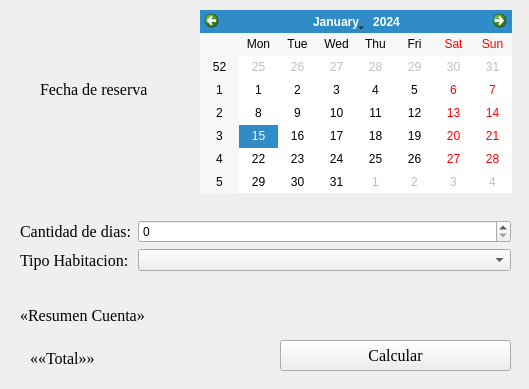
<?xml version="1.0" encoding="UTF-8"?>
<ui version="4.0">
 <class>widget</class>
 <widget class="QWidget" name="widget">
  <property name="geometry">
   <rect>
    <x>0</x>
    <y>0</y>
    <width>529</width>
    <height>389</height>
   </rect>
  </property>
  <property name="windowTitle">
   <string>Hotel - Reservas</string>
  </property>
  <widget class="QLabel" name="label">
   <property name="geometry">
    <rect>
     <x>40</x>
     <y>80</y>
     <width>107</width>
     <height>19</height>
    </rect>
   </property>
   <property name="font">
    <font>
     <family>Times New Roman</family>
     <pointsize>12</pointsize>
    </font>
   </property>
   <property name="text">
    <string>Fecha de reserva:</string>
   </property>
  </widget>
  <widget class="QCalendarWidget" name="calendarWidget">
   <property name="geometry">
    <rect>
     <x>200</x>
     <y>10</y>
     <width>312</width>
     <height>183</height>
    </rect>
   </property>
  </widget>
  <widget class="QPushButton" name="pushButton">
   <property name="geometry">
    <rect>
     <x>280</x>
     <y>340</y>
     <width>231</width>
     <height>31</height>
    </rect>
   </property>
   <property name="font">
    <font>
     <family>Times New Roman</family>
     <pointsize>12</pointsize>
    </font>
   </property>
   <property name="text">
    <string>Calcular</string>
   </property>
  </widget>
  <widget class="QLabel" name="label_4">
   <property name="geometry">
    <rect>
     <x>20</x>
     <y>300</y>
     <width>491</width>
     <height>31</height>
    </rect>
   </property>
   <property name="font">
    <font>
     <family>Times New Roman</family>
     <pointsize>12</pointsize>
    </font>
   </property>
   <property name="text">
    <string>«Resumen Cuenta»</string>
   </property>
  </widget>
  <widget class="QLabel" name="label_5">
   <property name="geometry">
    <rect>
     <x>30</x>
     <y>350</y>
     <width>181</width>
     <height>16</height>
    </rect>
   </property>
   <property name="font">
    <font>
     <family>Times New Roman</family>
     <pointsize>12</pointsize>
    </font>
   </property>
   <property name="text">
    <string>««Total»»</string>
   </property>
  </widget>
  <widget class="QWidget" name="formLayoutWidget">
   <property name="geometry">
    <rect>
     <x>20</x>
     <y>220</y>
     <width>491</width>
     <height>61</height>
    </rect>
   </property>
   <layout class="QFormLayout" name="formLayout">
    <item row="1" column="0">
     <widget class="QLabel" name="label_2">
      <property name="font">
       <font>
        <family>Times New Roman</family>
        <pointsize>12</pointsize>
       </font>
      </property>
      <property name="text">
       <string>Cantidad de dias:</string>
      </property>
      <property name="textFormat">
       <enum>Qt::AutoText</enum>
      </property>
     </widget>
    </item>
    <item row="1" column="1">
     <widget class="QSpinBox" name="spinBox"/>
    </item>
    <item row="2" column="0">
     <widget class="QLabel" name="label_3">
      <property name="font">
       <font>
        <family>Times New Roman</family>
        <pointsize>12</pointsize>
       </font>
      </property>
      <property name="text">
       <string>Tipo Habitacion:</string>
      </property>
     </widget>
    </item>
    <item row="2" column="1">
     <widget class="QComboBox" name="comboBox"/>
    </item>
   </layout>
  </widget>
 </widget>
 <resources/>
 <connections/>
</ui>
